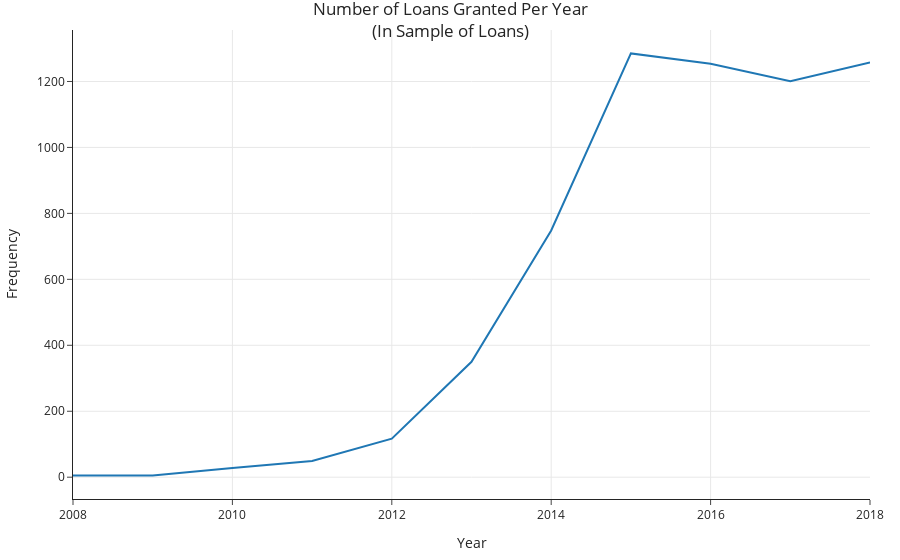

The notebook cell this image was saved under:
### Markdown cell above
Now that we've cleaned `loans`, we can easily do things like plot the number of loans per year in `loans`:

### Code cell
(
    loans['issue_d'].dt.year
    .value_counts()
    .sort_index()
    .plot(kind='line', 
          labels={'index': 'Year', 'value': 'Frequency'},
          title='Number of Loans Granted Per Year<br>(In Sample of Loans)')
    .update_layout(showlegend=False)
)

### Figure 1 — Plotly figure (JSON) as saved in the notebook; plotly's stock layout.template omitted (floating-point values rounded to 4 significant figures)
{"data": [{"hovertemplate": "variable=issue_d<br>Year=%{x}<br>Frequency=%{y}<extra></extra>", "legendgroup": "issue_d", "line": {"color": "#1F77B4", "dash": "solid"}, "marker": {"symbol": "circle"}, "mode": "lines", "name": "issue_d", "orientation": "v", "showlegend": true, "type": "scatter", "x": [2008, 2009, 2010, 2011, 2012, 2013, 2014, 2015, 2016, 2017, 2018], "xaxis": "x", "y": [5, 5, 28, 49, 117, 350, 748, 1285, 1254, 1201, 1258], "yaxis": "y"}], "layout": {"legend": {"title": {"text": "variable"}, "tracegroupgap": 0}, "showlegend": false, "title": {"text": "Number of Loans Granted Per Year<br>(In Sample of Loans)"}, "xaxis": {"anchor": "y", "domain": [0, 1], "title": {"text": "Year"}}, "yaxis": {"anchor": "x", "domain": [0, 1], "title": {"text": "Frequency"}}}}
